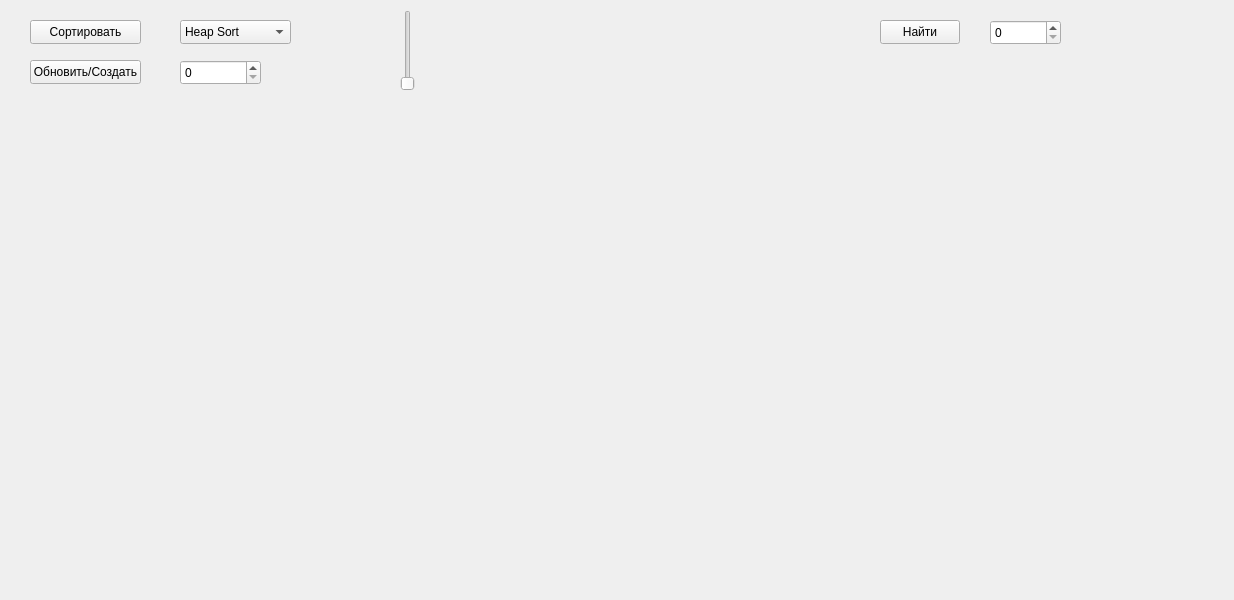
<?xml version="1.0" encoding="UTF-8"?>
<ui version="4.0">
 <class>Widget</class>
 <widget class="QWidget" name="Widget">
  <property name="geometry">
   <rect>
    <x>0</x>
    <y>0</y>
    <width>1234</width>
    <height>600</height>
   </rect>
  </property>
  <property name="windowTitle">
   <string>Widget</string>
  </property>
  <widget class="QPushButton" name="pushButton">
   <property name="geometry">
    <rect>
     <x>30</x>
     <y>20</y>
     <width>111</width>
     <height>24</height>
    </rect>
   </property>
   <property name="text">
    <string>Сортировать</string>
   </property>
  </widget>
  <widget class="QSlider" name="verticalSlider">
   <property name="geometry">
    <rect>
     <x>400</x>
     <y>10</y>
     <width>16</width>
     <height>81</height>
    </rect>
   </property>
   <property name="orientation">
    <enum>Qt::Vertical</enum>
   </property>
  </widget>
  <widget class="QPushButton" name="pushButton_2">
   <property name="geometry">
    <rect>
     <x>30</x>
     <y>60</y>
     <width>111</width>
     <height>24</height>
    </rect>
   </property>
   <property name="text">
    <string>Обновить/Создать</string>
   </property>
  </widget>
  <widget class="QSpinBox" name="spinBox">
   <property name="geometry">
    <rect>
     <x>180</x>
     <y>60</y>
     <width>81</width>
     <height>25</height>
    </rect>
   </property>
  </widget>
  <widget class="QComboBox" name="comboBox">
   <property name="geometry">
    <rect>
     <x>180</x>
     <y>20</y>
     <width>111</width>
     <height>24</height>
    </rect>
   </property>
   <item>
    <property name="text">
     <string>Heap Sort</string>
    </property>
   </item>
   <item>
    <property name="text">
     <string>Quick Sort</string>
    </property>
   </item>
   <item>
    <property name="text">
     <string>Merge Sort</string>
    </property>
   </item>
  </widget>
  <widget class="QLabel" name="label">
   <property name="geometry">
    <rect>
     <x>640</x>
     <y>20</y>
     <width>201</width>
     <height>16</height>
    </rect>
   </property>
   <property name="text">
    <string/>
   </property>
  </widget>
  <widget class="QLabel" name="label_2">
   <property name="geometry">
    <rect>
     <x>640</x>
     <y>50</y>
     <width>201</width>
     <height>16</height>
    </rect>
   </property>
   <property name="text">
    <string/>
   </property>
  </widget>
  <widget class="QLabel" name="label_3">
   <property name="geometry">
    <rect>
     <x>640</x>
     <y>80</y>
     <width>201</width>
     <height>16</height>
    </rect>
   </property>
   <property name="text">
    <string/>
   </property>
  </widget>
  <widget class="QLabel" name="label_4">
   <property name="geometry">
    <rect>
     <x>440</x>
     <y>70</y>
     <width>91</width>
     <height>16</height>
    </rect>
   </property>
   <property name="text">
    <string/>
   </property>
  </widget>
  <widget class="QPushButton" name="pushButton_3">
   <property name="geometry">
    <rect>
     <x>880</x>
     <y>20</y>
     <width>80</width>
     <height>24</height>
    </rect>
   </property>
   <property name="text">
    <string>Найти</string>
   </property>
  </widget>
  <widget class="QSpinBox" name="spinBox_2">
   <property name="geometry">
    <rect>
     <x>990</x>
     <y>20</y>
     <width>71</width>
     <height>25</height>
    </rect>
   </property>
  </widget>
  <widget class="QLabel" name="label_5">
   <property name="geometry">
    <rect>
     <x>890</x>
     <y>60</y>
     <width>49</width>
     <height>16</height>
    </rect>
   </property>
   <property name="text">
    <string/>
   </property>
  </widget>
 </widget>
 <resources/>
 <connections/>
</ui>
